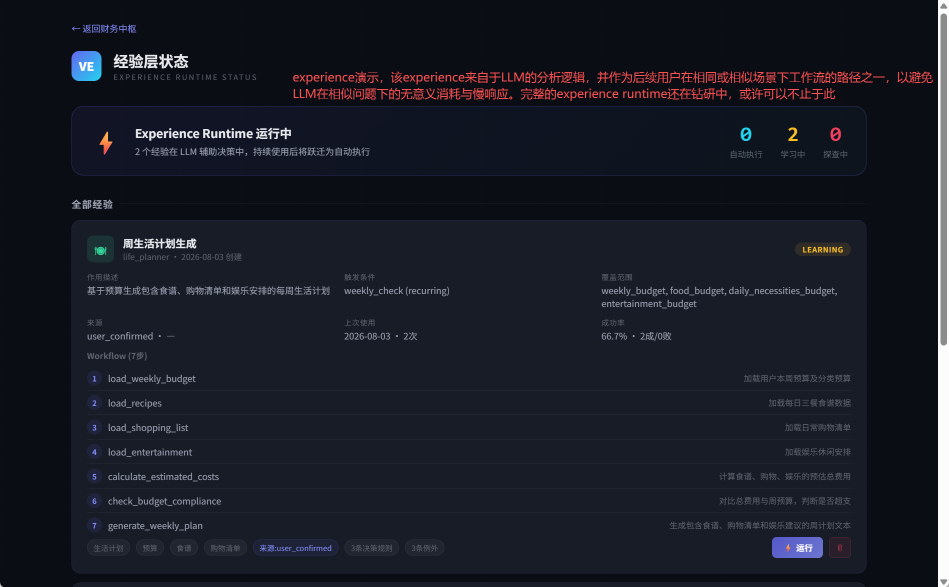
#> input picture introduce_picture/Experience.png, 1898 x 1173 px (shown at 1/2 size); its folder holds only this picture in this run
$ python -i ocr_engine.py   (imports and definitions only)
#> lines starting #> are read from the running program, lines starting #| are printed output that depends on the picture; after the words box and inside, x2 and y2 are one past the last pixel; in counts of white or black regions, pixels touching at a corner belong together
"""
VE4 OCR 引擎（精简版）
====================
一个函数完成 OCR：图像预处理 + Tesseract 识别。
无注册表、无装饰器、无评分系统。

依赖（模块化安装）：
    pip install pytesseract Pillow opencv-python numpy
    Tesseract-OCR 可执行文件 + chi_sim.traineddata
"""

import os
import re
import logging
from pathlib import Path
from typing import Optional, Dict
from datetime import datetime

logger = logging.getLogger("ve4.ocr")

# ── Tesseract 路径 ──
_TESS_PATHS = [
    r"C:\Program Files\Tesseract-OCR\tesseract.exe",
    r"C:\Program Files (x86)\Tesseract-OCR\tesseract.exe",
]
_TESS_USER_TESSDATA = Path(r"c:\Users\15284\.trae-cn\work\6a3577b608e054d7ee82f005\tessdata")
_configured = False


def ve4_ocr(file_path: Path) -> Optional[Dict]:
    """
    从图片中提取文字（预处理 + Tesseract）。

    Returns:
        {"raw_text": str, "engine": str, "preprocess": str} 或 None
    """
#> called with file_path = '../introduce_picture/Experience.png'
    global _configured
    if not _configured:
        for p in _TESS_PATHS:
            if Path(p).exists():
                if _TESS_USER_TESSDATA.exists() and (_TESS_USER_TESSDATA / "chi_sim.traineddata").exists():
                    os.environ["TESSDATA_PREFIX"] = str(_TESS_USER_TESSDATA)
                else:
                    os.environ["TESSDATA_PREFIX"] = str(Path(p).parent / "tessdata")
                _configured = True
                break

    try:
        import pytesseract
        from PIL import Image

        for p in _TESS_PATHS:
            if Path(p).exists():
                pytesseract.pytesseract.tesseract_cmd = p
                break

        # 图像预处理
        processed, method = _preprocess(file_path)

        text = pytesseract.image_to_string(processed, lang="chi_sim+eng")
        if text.strip():
            logger.info(f"[OCR] {method}: {len(text)} 字符 from {file_path.name}")
            return {
                "raw_text": text,
                "engine": "tesseract_enhanced",
                "preprocess": method,
                "extracted_at": datetime.now().isoformat(),
            }
        return None
    except ImportError as e:
        logger.error(f"[OCR] 依赖缺失: {e}")
        return None
    except Exception as e:
        logger.error(f"[OCR] 失败: {e}")
        return None


def _preprocess(file_path: Path):
    """图像预处理：灰度→放大→CLAHE→去噪→二值化。失败则返回原图。"""
#> called with file_path = '../introduce_picture/Experience.png'
    try:
        import cv2
        import numpy as np
        from PIL import Image

        img = Image.open(file_path)
#> img is the input picture: PIL image 1898x1173 RGB; mean R, G, B 24.9, 27.1, 37
        gray = img.convert("L")
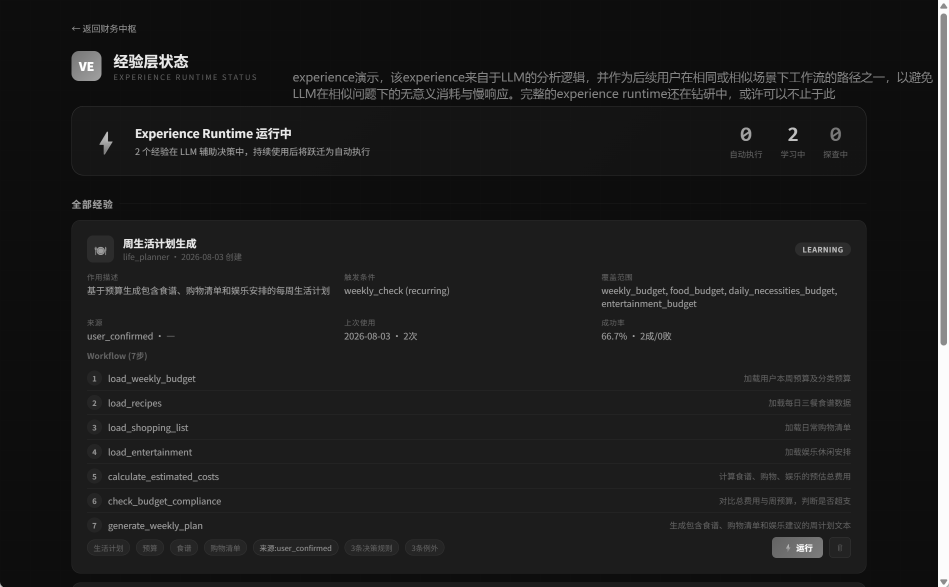
#> gray: PIL image 1898x1173 L (shown at 1/2 size); min 13, max 255, mean 27.5
        arr = np.array(gray)

        # 2x 放大
        h, w = arr.shape[:2]
#> h = 1173; w = 1898
        arr = cv2.resize(arr, (w * 2, h * 2), interpolation=cv2.INTER_CUBIC)

        # CLAHE 对比度增强
        clahe = cv2.createCLAHE(clipLimit=2.0, tileGridSize=(8, 8))
        arr = clahe.apply(arr)

        # 中值去噪
        arr = cv2.medianBlur(arr, 3)

        # Otsu 二值化
        _, arr = cv2.threshold(arr, 0, 255, cv2.THRESH_BINARY + cv2.THRESH_OTSU)
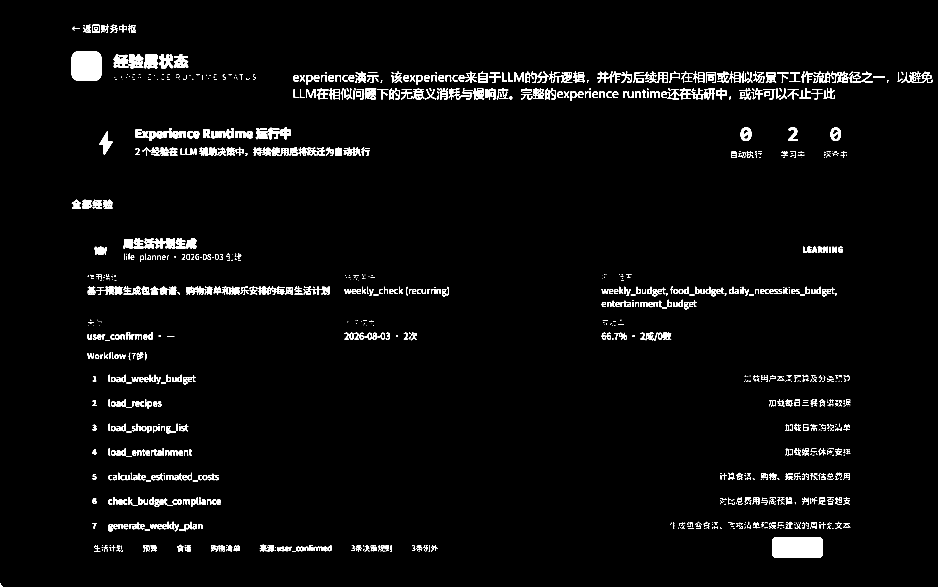
#> arr: shape (2346, 3796) (shown at 1/4 size); 3.9% white; 1454 white regions (446 under 20 px), largest, box (x1, y1, x2, y2) and area: (3752, 0, 3796, 2346) 103224, (3088, 2148, 3292, 2232) 16831, (286, 204, 406, 324) 13578

        return Image.fromarray(arr), "opencv_full"
    except ImportError:
        pass

    # PIL 轻量降级
    try:
        from PIL import Image, ImageEnhance, ImageFilter
        img = Image.open(file_path).convert("L")
        w, h = img.size
        img = img.resize((w * 2, h * 2), Image.LANCZOS)
        img = ImageEnhance.Contrast(img).enhance(2.0)
        img = img.filter(ImageFilter.SHARPEN)
        return img, "pil_light"
    except Exception:
        pass

    # 无预处理
    try:
        return Image.open(file_path), "none"
    except Exception:
        raise RuntimeError(f"无法读取图片: {file_path}")

>>> result = ve4_ocr('../introduce_picture/Experience.png')
#> in ve4_ocr, `processed, method = _preprocess(file_path)`: method = 'opencv_full'
#> (the run stopped early here; a loop or call above may not have finished)

$ run again, on introduce_picture/VEchatbot.png
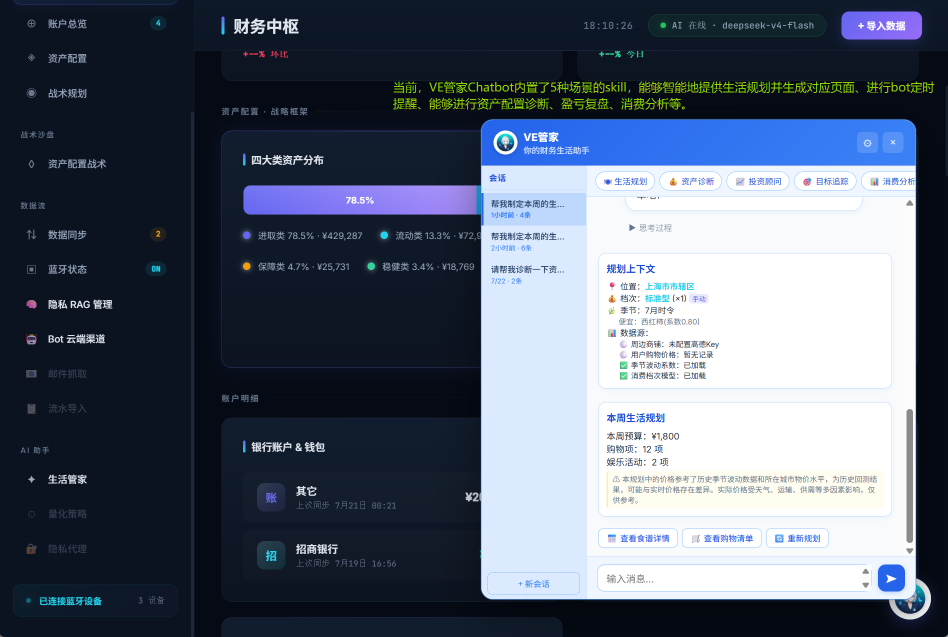
#> input picture introduce_picture/VEchatbot.png, 1896 x 1274 px (shown at 1/2 size)
#> in _preprocess, img is the input picture: PIL image 1896x1274 RGB; mean R, G, B 87.1, 96.6, 112.5
#> in _preprocess, `gray = img.convert("L")`:
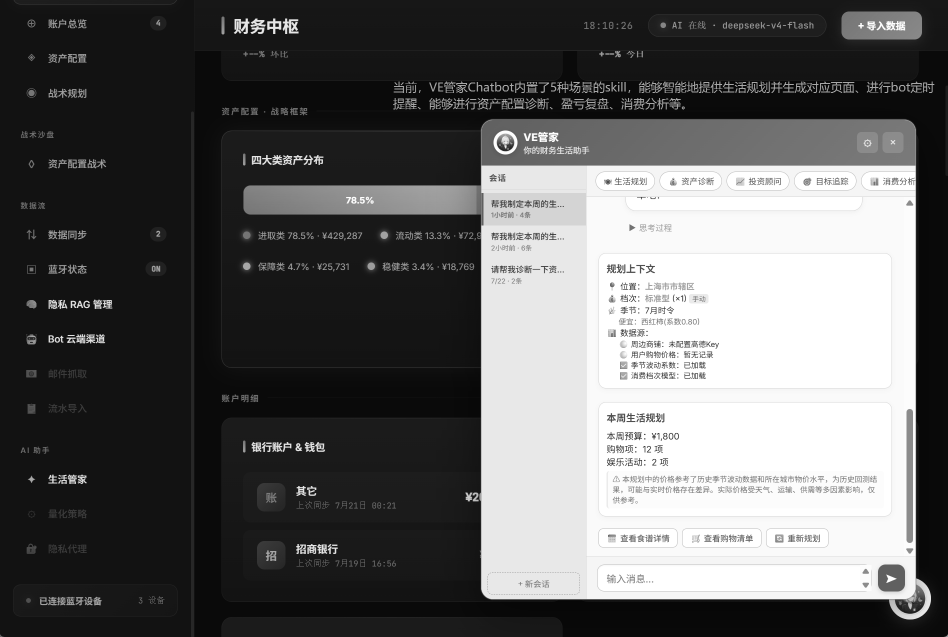
#> gray: PIL image 1896x1274 L (shown at 1/2 size); min 6, max 255, mean 95.7
#> in _preprocess, `_, arr = cv2.threshold(arr, 0, 255, cv2.THRESH_BINARY + cv2.THRESH_OTSU)`:
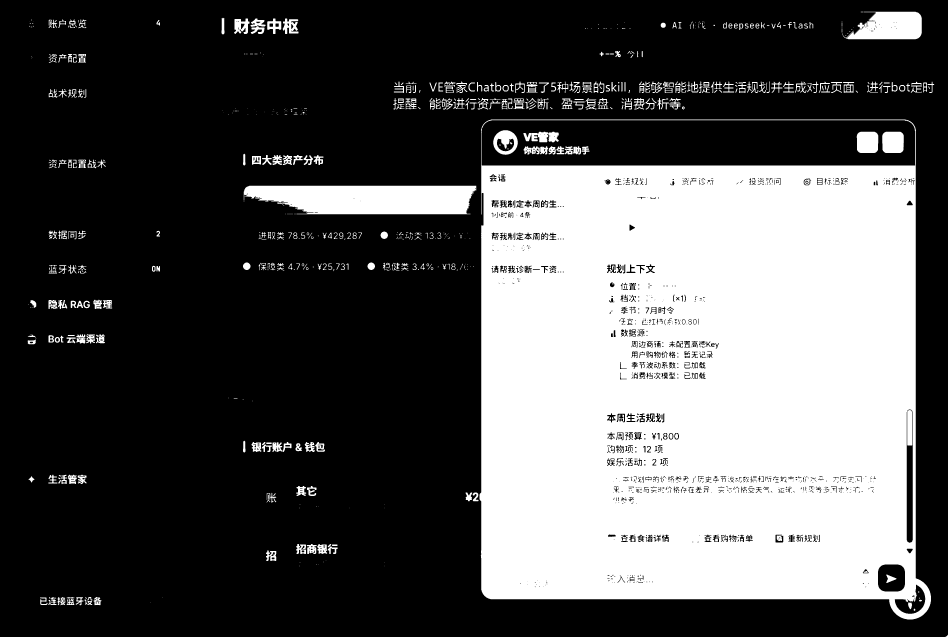
#> arr: shape (2548, 3792) (shown at 1/4 size); 33.2% white; 811 white regions (248 under 20 px), largest, box (x1, y1, x2, y2) and area: (1918, 478, 3724, 2478) 2937953, (975, 743, 1905, 857) 91592, (3369, 47, 3687, 157) 25957
#> method = 'opencv_full'

$ run again, on introduce_picture/云端bot配置.png
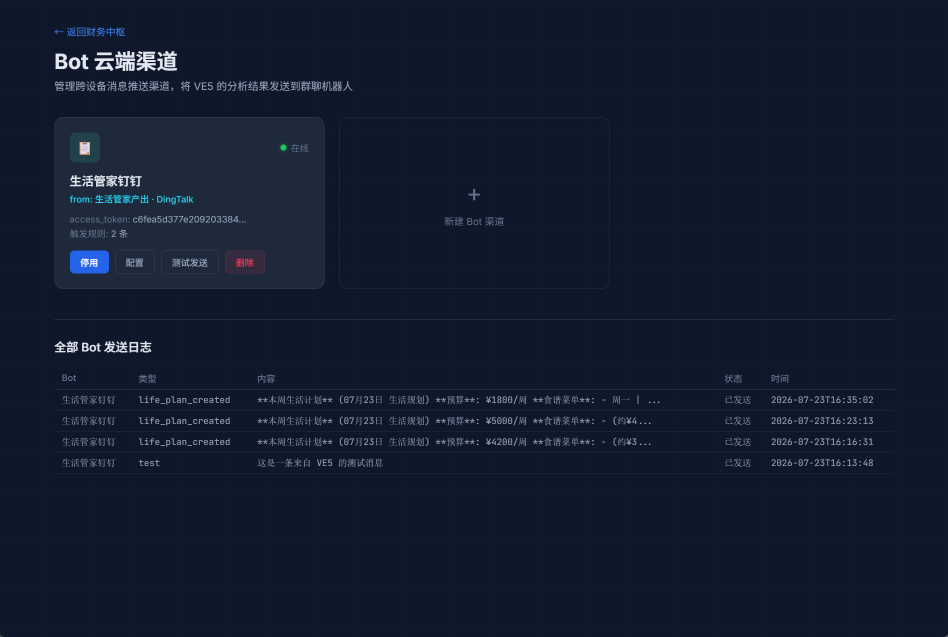
#> input picture introduce_picture/云端bot配置.png, 1896 x 1274 px (shown at 1/2 size)
#> in _preprocess, img is the input picture: PIL image 1896x1274 RGB; mean R, G, B 18.5, 27, 46.1
#> in _preprocess, `gray = img.convert("L")`:
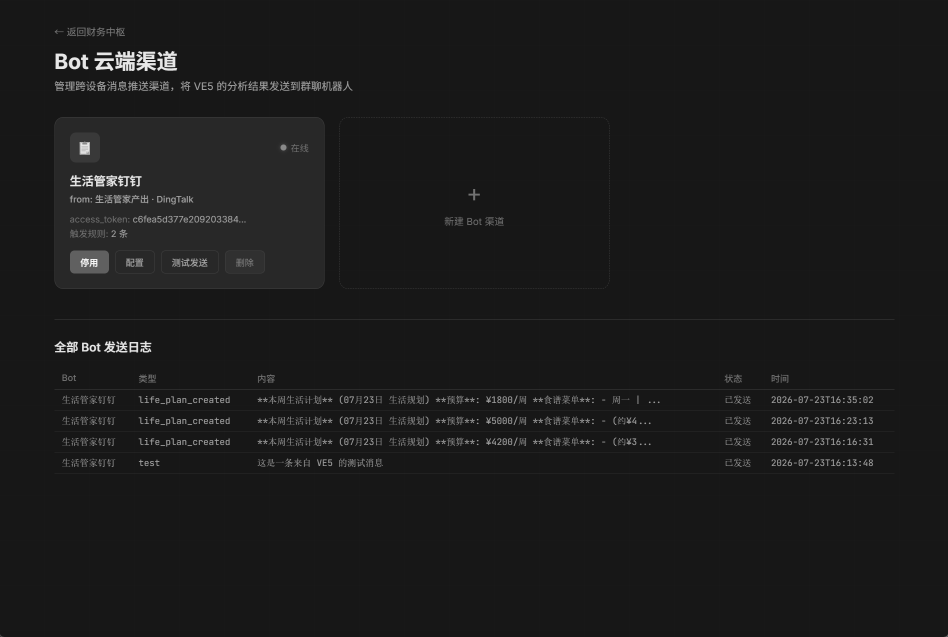
#> gray: PIL image 1896x1274 L (shown at 1/2 size); min 23, max 255, mean 26.8
#> in _preprocess, `_, arr = cv2.threshold(arr, 0, 255, cv2.THRESH_BINARY + cv2.THRESH_OTSU)`:
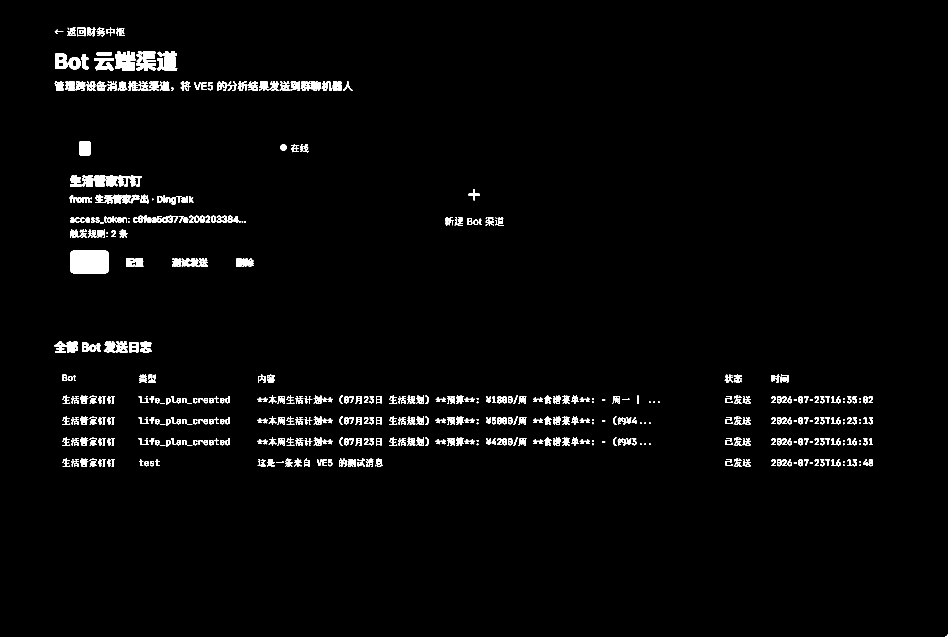
#> arr: shape (2548, 3792) (shown at 1/4 size); 2% white; 639 white regions (25 under 20 px), largest, box (x1, y1, x2, y2) and area: (280, 1002, 436, 1094) 14066, (460, 204, 541, 284) 4621, (544, 204, 625, 284) 4274
#> method = 'opencv_full'

$ run again, on introduce_picture/战术屏幕.png
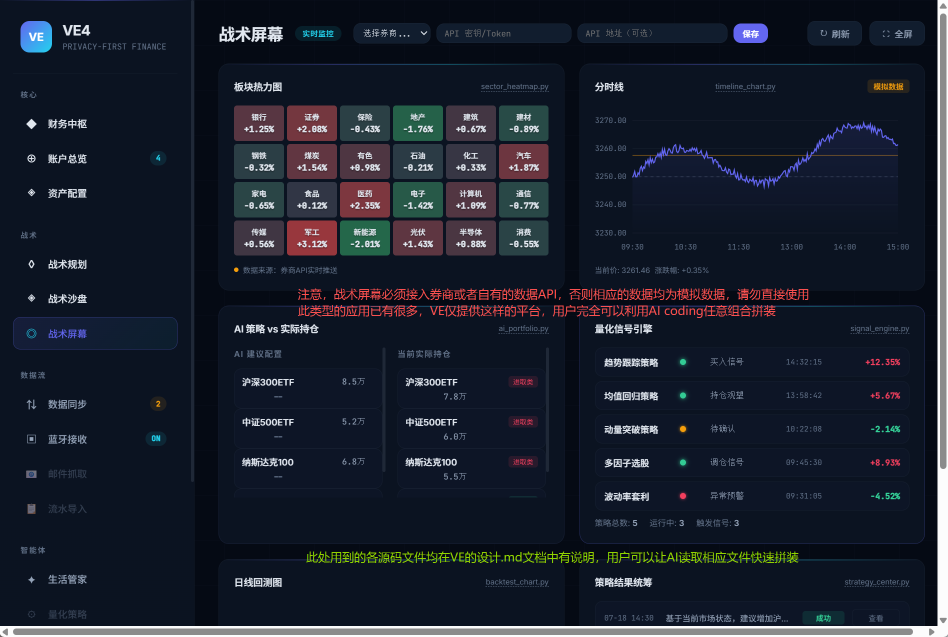
#> input picture introduce_picture/战术屏幕.png, 1896 x 1274 px (shown at 1/2 size)
#> in _preprocess, img is the input picture: PIL image 1896x1274 RGB; mean R, G, B 26.4, 32.2, 45
#> in _preprocess, `gray = img.convert("L")`:
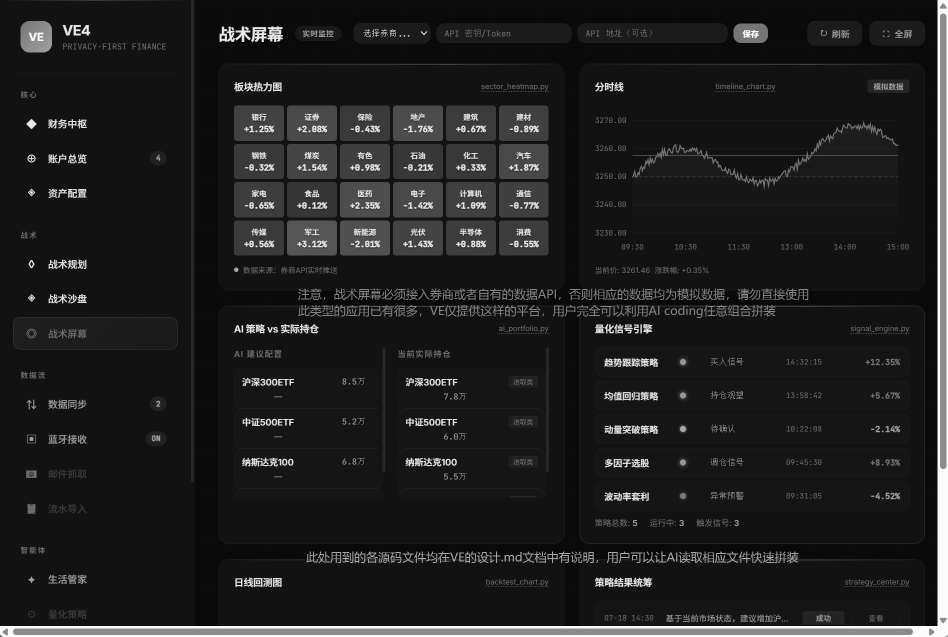
#> gray: PIL image 1896x1274 L (shown at 1/2 size); min 9, max 255, mean 32
#> in _preprocess, `_, arr = cv2.threshold(arr, 0, 255, cv2.THRESH_BINARY + cv2.THRESH_OTSU)`:
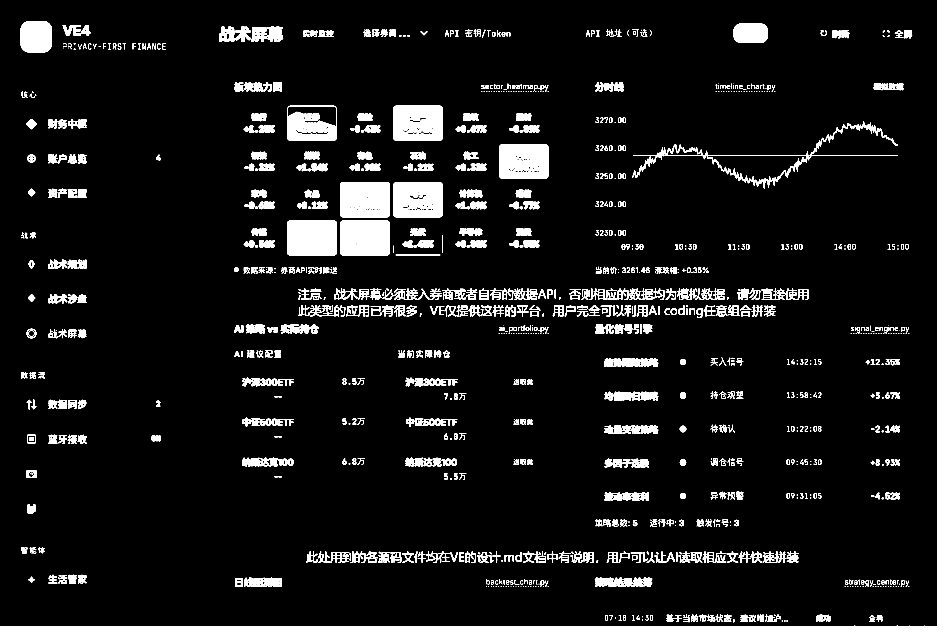
#> arr: shape (2548, 3792) (shown at 1/4 size); 8.7% white; 1329 white regions (285 under 20 px), largest, box (x1, y1, x2, y2) and area: (0, 0, 3792, 2548) 272030, (1148, 882, 1348, 1022) 27472, (1361, 883, 1559, 1021) 26601
#> method = 'opencv_full'
